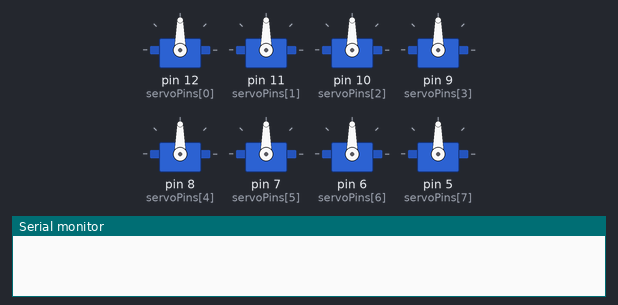
Bench run of a sketch on a simulated Arduino Uno, built with avr-gcc and run on an emulated ATmega328P. Shown: 8 × servo, the last lines printed to the serial monitor.

Above: at 0.1 s.
At 1.15 s:
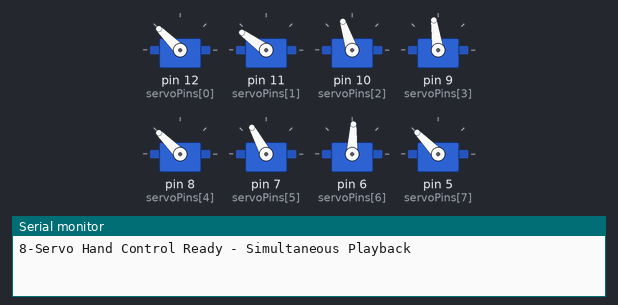
At 5.35 s:
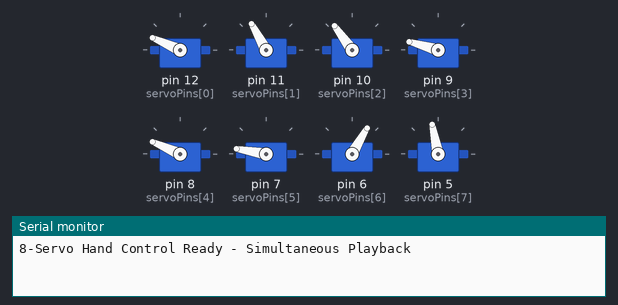
At 9.8 s:
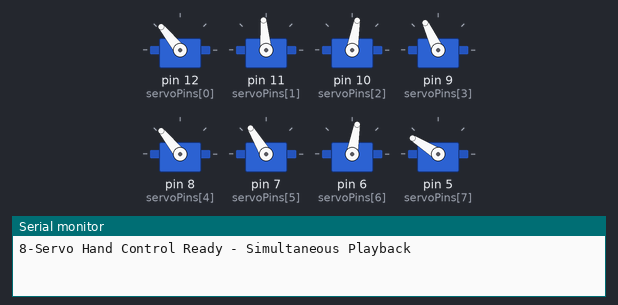
At 17.72 s:
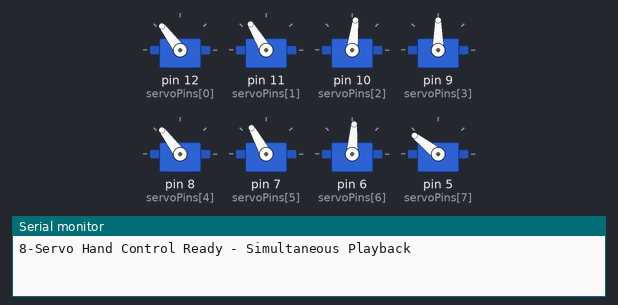
At 33.85 s:
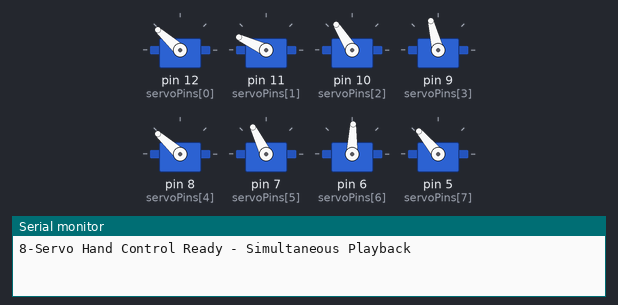
Timing chart, 0 to 34.6 s (numbered marks = the images above):
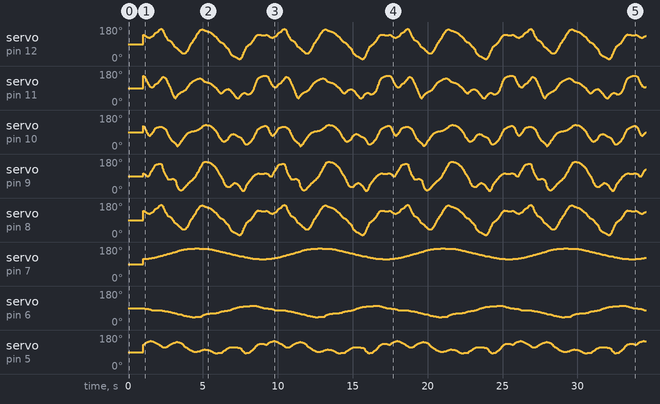

The sketch:

hand_movements_20251204_223824.ino
```cpp
/*
 * 8-Servo Hand Control - Generated Movement Code (SIMULTANEOUS PLAYBACK)
 * Generated: 2025-12-04 22:38:24
 * Layers: 4
 * Original Frames Recorded: 3175
 * Loop Duration: 8.22s (recorded) / 8.22s (at 1.0x speed)
 * Playback Speed: 1.0x
 *
 * Hardware: 5 Finger Servos + 3 Arm Servos
 * Fingers: Thumb, Index, Middle, Ring, Pinky
 * Arm: Shoulder, Elbow, Wrist
 *
 * Pin Mapping (reversed order):
 * Pin 12 -> Thumb (servo 0)
 * Pin 11 -> Index (servo 1)
 * Pin 10 -> Middle (servo 2)
 * Pin 9  -> Ring (servo 3)
 * Pin 8  -> Pinky (servo 4)
 * Pin 7  -> Shoulder (servo 5)
 * Pin 6  -> Elbow (servo 6)
 * Pin 5  -> Wrist (servo 7)
 */

#include <Servo.h>

// Servo objects
Servo servo[8];
int servoPins[8] = {12, 11, 10, 9, 8, 7, 6, 5};

// Timing
unsigned long loopStartTime;
unsigned long loopDuration = 8220; // milliseconds (adjusted for 1.0x speed)

// Layer data structures

// Layer 1: Layer_1 (manual mode) - 38 keyframes
const int layer1_count = 38;
const unsigned long layer1_times[] PROGMEM = {9, 360, 671, 888, 1007, 1150, 1311, 1400, 1575, 1727, 1872, 1976, 2120, 2272, 2344, 2457, 2696, 2952, 3415, 4337, 4540, 4749, 4901, 5121, 5247, 5414, 5566, 5769, 5911, 6127, 6318, 6407, 6696, 6830, 7023, 7207, 7526, 8203};
const int layer1_servo5[] PROGMEM = {117, 120, 123, 127, 130, 133, 136, 139, 142, 145, 148, 151, 154, 157, 160, 164, 167, 170, 173, 170, 167, 164, 160, 157, 154, 151, 148, 145, 141, 138, 135, 132, 129, 126, 123, 120, 117, 114};
int layer1_index = 0;

// Layer 2: Layer_4 (cursor mode) - 78 keyframes
const int layer2_count = 78;
const unsigned long layer2_times[] PROGMEM = {4, 107, 214, 317, 419, 525, 629, 732, 837, 1011, 1117, 1221, 1325, 1429, 1533, 1636, 1741, 1843, 1948, 2053, 2155, 2261, 2364, 2468, 2573, 2677, 2780, 2884, 2988, 3091, 3204, 3307, 3412, 3516, 3618, 3724, 3828, 3933, 4036, 4144, 4425, 4539, 4642, 4748, 4848, 4955, 5057, 5164, 5268, 5370, 5477, 5579, 5681, 5787, 5891, 5994, 6101, 6202, 6307, 6413, 6515, 6618, 6723, 6827, 6928, 7035, 7139, 7241, 7347, 7451, 7554, 7667, 7771, 7882, 7984, 8090, 8195, 8211};
const int layer2_servo0[] PROGMEM = {139, 136, 129, 125, 123, 129, 131, 138, 150, 156, 167, 171, 161, 139, 125, 112, 109, 104, 93, 79, 73, 67, 58, 51, 43, 40, 41, 47, 57, 73, 92, 102, 115, 127, 143, 154, 165, 168, 165, 160, 154, 148, 141, 134, 128, 117, 107, 100, 97, 91, 78, 71, 63, 42, 33, 27, 24, 19, 14, 10, 13, 23, 44, 60, 77, 84, 90, 97, 108, 121, 134, 142, 141, 136, 131, 126, 120, 116};
const int layer2_servo1[] PROGMEM = {156, 148, 130, 113, 100, 95, 94, 100, 112, 118, 130, 139, 150, 146, 137, 117, 99, 81, 59, 41, 36, 47, 58, 65, 70, 73, 78, 84, 95, 107, 119, 125, 131, 134, 139, 141, 141, 136, 127, 122, 117, 111, 104, 97, 91, 79, 69, 63, 64, 72, 80, 84, 85, 79, 70, 60, 50, 39, 36, 39, 50, 60, 65, 63, 58, 58, 60, 65, 76, 94, 113, 133, 141, 145, 150, 152, 151, 149};
const int layer2_servo2[] PROGMEM = {122, 112, 91, 76, 70, 77, 86, 98, 112, 116, 119, 119, 114, 109, 100, 79, 62, 50, 42, 36, 28, 15, 20, 29, 44, 53, 66, 77, 86, 90, 93, 94, 96, 97, 101, 105, 111, 116, 125, 128, 125, 119, 112, 103, 95, 80, 64, 54, 44, 39, 42, 48, 53, 69, 78, 80, 78, 72, 67, 64, 60, 50, 34, 25, 25, 30, 36, 44, 56, 67, 81, 96, 102, 108, 116, 124, 128, 130};
const int layer2_servo3[] PROGMEM = {105, 100, 91, 88, 93, 111, 123, 136, 150, 154, 156, 151, 124, 101, 89, 74, 72, 74, 76, 73, 66, 35, 20, 15, 16, 21, 30, 39, 49, 56, 65, 71, 80, 89, 105, 118, 136, 148, 164, 166, 162, 156, 149, 141, 133, 118, 102, 91, 77, 57, 40, 35, 32, 32, 41, 48, 53, 51, 46, 36, 23, 13, 12, 22, 44, 56, 67, 76, 88, 95, 101, 105, 103, 99, 98, 98, 98, 97};
const int layer2_servo4[] PROGMEM = {139, 136, 129, 125, 123, 129, 131, 138, 150, 156, 167, 171, 161, 139, 125, 112, 109, 104, 93, 79, 73, 67, 58, 51, 43, 40, 41, 47, 57, 73, 92, 102, 115, 127, 143, 154, 165, 168, 165, 160, 154, 148, 141, 134, 128, 117, 107, 100, 97, 91, 78, 71, 63, 42, 33, 27, 24, 19, 14, 10, 13, 23, 44, 60, 77, 84, 90, 97, 108, 121, 134, 142, 141, 136, 131, 126, 120, 116};
int layer2_index = 0;

// Layer 3: Layer_3 (manual mode) - 37 keyframes
const int layer3_count = 37;
const unsigned long layer3_times[] PROGMEM = {5, 341, 494, 573, 1277, 1514, 1731, 1880, 2041, 2187, 2322, 2578, 2674, 2826, 3114, 3286, 3865, 3929, 3983, 4114, 4217, 4548, 5015, 5068, 5192, 5305, 5654, 5807, 5894, 5990, 6102, 6285, 6403, 6825, 7281, 7451, 8203};
const int layer3_servo6[] PROGMEM = {88, 85, 82, 79, 76, 73, 70, 67, 64, 61, 58, 55, 51, 48, 45, 42, 45, 48, 52, 56, 59, 62, 65, 68, 71, 74, 77, 80, 83, 86, 90, 93, 96, 99, 102, 105, 102};
int layer3_index = 0;

// Layer 4: Layer_4 (manual mode) - 88 keyframes
const int layer4_count = 88;
const unsigned long layer4_times[] PROGMEM = {6, 80, 137, 192, 272, 380, 488, 664, 719, 787, 881, 972, 1023, 1079, 1159, 1215, 1272, 1359, 1599, 1656, 1711, 1775, 1832, 1885, 1959, 2078, 2216, 2447, 2538, 2594, 2649, 2711, 2766, 2822, 2887, 2955, 3010, 3069, 3125, 3223, 3307, 3401, 3750, 3854, 3941, 4058, 4382, 4470, 4542, 4619, 4694, 4805, 5269, 5320, 5370, 5468, 5522, 5581, 5645, 5709, 5853, 6476, 6528, 6581, 6632, 6700, 6757, 6820, 7075, 7139, 7196, 7252, 7310, 7363, 7421, 7476, 7532, 7588, 7643, 7700, 7766, 7852, 7908, 7964, 8045, 8101, 8164, 8212};
const int layer4_servo7[] PROGMEM = {129, 132, 135, 140, 143, 146, 149, 146, 143, 140, 137, 134, 131, 127, 124, 121, 117, 114, 118, 121, 124, 128, 131, 134, 137, 140, 143, 140, 137, 134, 129, 122, 119, 116, 113, 110, 106, 103, 100, 97, 94, 91, 94, 98, 101, 104, 100, 97, 94, 91, 87, 84, 87, 93, 96, 99, 103, 106, 110, 113, 116, 112, 108, 101, 95, 92, 87, 84, 87, 91, 94, 98, 101, 105, 109, 114, 120, 124, 130, 134, 137, 140, 144, 147, 150, 153, 156, 160};
int layer4_index = 0;

void setup() {
  Serial.begin(9600);

  // Attach servos
  for(int i = 0; i < 8; i++) {
    servo[i].attach(servoPins[i]);
    servo[i].write(90);
  }

  delay(1000);
  Serial.println("8-Servo Hand Control Ready - Simultaneous Playback");
  loopStartTime = millis();
}

void loop() {
  unsigned long elapsed = millis() - loopStartTime;

  // Smooth loop blending - last 10% of loop blends back to start
  unsigned long blendZone = loopDuration / 10;  // 10% blend zone
  bool isBlending = elapsed >= (loopDuration - blendZone);
  float blendFactor = 0.0;

  if(isBlending) {
    blendFactor = (float)(elapsed - (loopDuration - blendZone)) / (float)blendZone;
    blendFactor = constrain(blendFactor, 0.0, 1.0);
  }

  // Loop the sequence
  if(elapsed >= loopDuration) {
    loopStartTime = millis();
    elapsed = 0;
    layer1_index = 0;
    layer2_index = 0;
    layer3_index = 0;
    layer4_index = 0;
  }

  // Update layer 1 with interpolation
  if(layer1_index < layer1_count - 1) {
    unsigned long currentTime = pgm_read_dword(&layer1_times[layer1_index]);
    unsigned long nextTime = pgm_read_dword(&layer1_times[layer1_index + 1]);

    // Move to next keyframe if we've passed it
    if(elapsed >= nextTime) {
      layer1_index++;
    }

    // Interpolate between current and next keyframe
    if(layer1_index < layer1_count - 1 && elapsed >= currentTime) {
      currentTime = pgm_read_dword(&layer1_times[layer1_index]);
      nextTime = pgm_read_dword(&layer1_times[layer1_index + 1]);

      // Calculate interpolation factor (0.0 to 1.0)
      float factor = (float)(elapsed - currentTime) / (float)(nextTime - currentTime);
      factor = constrain(factor, 0.0, 1.0);

      // Interpolate Shoulder
      int curr5 = pgm_read_word(&layer1_servo5[layer1_index]);
      int next5 = pgm_read_word(&layer1_servo5[layer1_index + 1]);
      int start5 = pgm_read_word(&layer1_servo5[0]);

      if(curr5 != -1 && next5 != -1) {
        int interpolated = curr5 + (int)((next5 - curr5) * factor);

        // Apply blend zone for smooth looping
        if(isBlending && start5 != -1) {
          interpolated = interpolated * (1.0 - blendFactor) + start5 * blendFactor;
        }

        servo[5].write(interpolated);
      } else if(curr5 != -1) {
        int pos = curr5;

        // Apply blend zone for smooth looping
        if(isBlending && start5 != -1) {
          pos = pos * (1.0 - blendFactor) + start5 * blendFactor;
        }

        servo[5].write(pos);
      }
    }
  }

  // Update layer 2 with interpolation
  if(layer2_index < layer2_count - 1) {
    unsigned long currentTime = pgm_read_dword(&layer2_times[layer2_index]);
    unsigned long nextTime = pgm_read_dword(&layer2_times[layer2_index + 1]);

    // Move to next keyframe if we've passed it
    if(elapsed >= nextTime) {
      layer2_index++;
    }

    // Interpolate between current and next keyframe
    if(layer2_index < layer2_count - 1 && elapsed >= currentTime) {
      currentTime = pgm_read_dword(&layer2_times[layer2_index]);
      nextTime = pgm_read_dword(&layer2_times[layer2_index + 1]);

      // Calculate interpolation factor (0.0 to 1.0)
      float factor = (float)(elapsed - currentTime) / (float)(nextTime - currentTime);
      factor = constrain(factor, 0.0, 1.0);

      // Interpolate Thumb
      int curr0 = pgm_read_word(&layer2_servo0[layer2_index]);
      int next0 = pgm_read_word(&layer2_servo0[layer2_index + 1]);
      int start0 = pgm_read_word(&layer2_servo0[0]);

      if(curr0 != -1 && next0 != -1) {
        int interpolated = curr0 + (int)((next0 - curr0) * factor);

        // Apply blend zone for smooth looping
        if(isBlending && start0 != -1) {
          interpolated = interpolated * (1.0 - blendFactor) + start0 * blendFactor;
        }

        servo[0].write(interpolated);
      } else if(curr0 != -1) {
        int pos = curr0;

        // Apply blend zone for smooth looping
        if(isBlending && start0 != -1) {
          pos = pos * (1.0 - blendFactor) + start0 * blendFactor;
        }

        servo[0].write(pos);
      }
      // Interpolate Index
      int curr1 = pgm_read_word(&layer2_servo1[layer2_index]);
      int next1 = pgm_read_word(&layer2_servo1[layer2_index + 1]);
      int start1 = pgm_read_word(&layer2_servo1[0]);

      if(curr1 != -1 && next1 != -1) {
        int interpolated = curr1 + (int)((next1 - curr1) * factor);

        // Apply blend zone for smooth looping
        if(isBlending && start1 != -1) {
          interpolated = interpolated * (1.0 - blendFactor) + start1 * blendFactor;
        }

        servo[1].write(interpolated);
      } else if(curr1 != -1) {
        int pos = curr1;

        // Apply blend zone for smooth looping
        if(isBlending && start1 != -1) {
          pos = pos * (1.0 - blendFactor) + start1 * blendFactor;
        }

        servo[1].write(pos);
      }
      // Interpolate Middle
      int curr2 = pgm_read_word(&layer2_servo2[layer2_index]);
      int next2 = pgm_read_word(&layer2_servo2[layer2_index + 1]);
      int start2 = pgm_read_word(&layer2_servo2[0]);

      if(curr2 != -1 && next2 != -1) {
        int interpolated = curr2 + (int)((next2 - curr2) * factor);

        // Apply blend zone for smooth looping
        if(isBlending && start2 != -1) {
          interpolated = interpolated * (1.0 - blendFactor) + start2 * blendFactor;
        }

        servo[2].write(interpolated);
      } else if(curr2 != -1) {
        int pos = curr2;

        // Apply blend zone for smooth looping
        if(isBlending && start2 != -1) {
          pos = pos * (1.0 - blendFactor) + start2 * blendFactor;
        }

        servo[2].write(pos);
      }
      // Interpolate Ring
      int curr3 = pgm_read_word(&layer2_servo3[layer2_index]);
      int next3 = pgm_read_word(&layer2_servo3[layer2_index + 1]);
      int start3 = pgm_read_word(&layer2_servo3[0]);

      if(curr3 != -1 && next3 != -1) {
        int interpolated = curr3 + (int)((next3 - curr3) * factor);

        // Apply blend zone for smooth looping
        if(isBlending && start3 != -1) {
          interpolated = interpolated * (1.0 - blendFactor) + start3 * blendFactor;
        }

        servo[3].write(interpolated);
      } else if(curr3 != -1) {
        int pos = curr3;

        // Apply blend zone for smooth looping
        if(isBlending && start3 != -1) {
          pos = pos * (1.0 - blendFactor) + start3 * blendFactor;
        }

        servo[3].write(pos);
      }
      // Interpolate Pinky
      int curr4 = pgm_read_word(&layer2_servo4[layer2_index]);
      int next4 = pgm_read_word(&layer2_servo4[layer2_index + 1]);
      int start4 = pgm_read_word(&layer2_servo4[0]);

      if(curr4 != -1 && next4 != -1) {
        int interpolated = curr4 + (int)((next4 - curr4) * factor);

        // Apply blend zone for smooth looping
        if(isBlending && start4 != -1) {
          interpolated = interpolated * (1.0 - blendFactor) + start4 * blendFactor;
        }

        servo[4].write(interpolated);
      } else if(curr4 != -1) {
        int pos = curr4;

        // Apply blend zone for smooth looping
        if(isBlending && start4 != -1) {
          pos = pos * (1.0 - blendFactor) + start4 * blendFactor;
        }

        servo[4].write(pos);
      }
    }
  }

  // Update layer 3 with interpolation
  if(layer3_index < layer3_count - 1) {
    unsigned long currentTime = pgm_read_dword(&layer3_times[layer3_index]);
    unsigned long nextTime = pgm_read_dword(&layer3_times[layer3_index + 1]);

    // Move to next keyframe if we've passed it
    if(elapsed >= nextTime) {
      layer3_index++;
    }

    // Interpolate between current and next keyframe
    if(layer3_index < layer3_count - 1 && elapsed >= currentTime) {
      currentTime = pgm_read_dword(&layer3_times[layer3_index]);
      nextTime = pgm_read_dword(&layer3_times[layer3_index + 1]);

      // Calculate interpolation factor (0.0 to 1.0)
      float factor = (float)(elapsed - currentTime) / (float)(nextTime - currentTime);
      factor = constrain(factor, 0.0, 1.0);

      // Interpolate Elbow
      int curr6 = pgm_read_word(&layer3_servo6[layer3_index]);
      int next6 = pgm_read_word(&layer3_servo6[layer3_index + 1]);
      int start6 = pgm_read_word(&layer3_servo6[0]);

      if(curr6 != -1 && next6 != -1) {
        int interpolated = curr6 + (int)((next6 - curr6) * factor);

        // Apply blend zone for smooth looping
        if(isBlending && start6 != -1) {
          interpolated = interpolated * (1.0 - blendFactor) + start6 * blendFactor;
        }

        servo[6].write(interpolated);
      } else if(curr6 != -1) {
        int pos = curr6;

        // Apply blend zone for smooth looping
        if(isBlending && start6 != -1) {
          pos = pos * (1.0 - blendFactor) + start6 * blendFactor;
        }

        servo[6].write(pos);
      }
    }
  }

  // Update layer 4 with interpolation
  if(layer4_index < layer4_count - 1) {
    unsigned long currentTime = pgm_read_dword(&layer4_times[layer4_index]);
    unsigned long nextTime = pgm_read_dword(&layer4_times[layer4_index + 1]);

    // Move to next keyframe if we've passed it
    if(elapsed >= nextTime) {
      layer4_index++;
    }

    // Interpolate between current and next keyframe
    if(layer4_index < layer4_count - 1 && elapsed >= currentTime) {
      currentTime = pgm_read_dword(&layer4_times[layer4_index]);
      nextTime = pgm_read_dword(&layer4_times[layer4_index + 1]);

      // Calculate interpolation factor (0.0 to 1.0)
      float factor = (float)(elapsed - currentTime) / (float)(nextTime - currentTime);
      factor = constrain(factor, 0.0, 1.0);

      // Interpolate Wrist
      int curr7 = pgm_read_word(&layer4_servo7[layer4_index]);
      int next7 = pgm_read_word(&layer4_servo7[layer4_index + 1]);
      int start7 = pgm_read_word(&layer4_servo7[0]);

      if(curr7 != -1 && next7 != -1) {
        int interpolated = curr7 + (int)((next7 - curr7) * factor);

        // Apply blend zone for smooth looping
        if(isBlending && start7 != -1) {
          interpolated = interpolated * (1.0 - blendFactor) + start7 * blendFactor;
        }

        servo[7].write(interpolated);
      } else if(curr7 != -1) {
        int pos = curr7;

        // Apply blend zone for smooth looping
        if(isBlending && start7 != -1) {
          pos = pos * (1.0 - blendFactor) + start7 * blendFactor;
        }

        servo[7].write(pos);
      }
    }
  }

  delay(5); // 200Hz update rate for smooth interpolation
}
```
